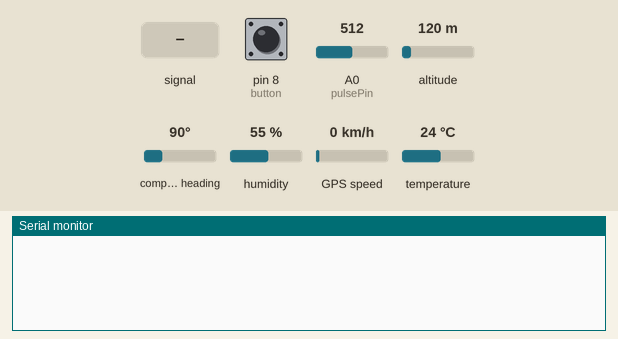
Simulated run of this sketch. Board: Arduino Uno, built with avr-gcc and run on an emulated ATmega328P. On the bench: the last lines printed to the serial monitor. The inputs (shaded band) are chosen by the test bench; at power-on: pin 8 (button) HIGH, humidity 55 %, A0 (pulsePin) = 512, altitude 120 m, compass heading 90°, GPS speed 0 km/h, temperature 24 °C. The GPS gets a fix after 3 s at 37.7749, -122.4194 with 8 satellites.

Above: at 1.2 s.
1.3 s: A0 (pulsePin) fed a 200 Hz sine of ±81 counts around its level
At 2.84 s:
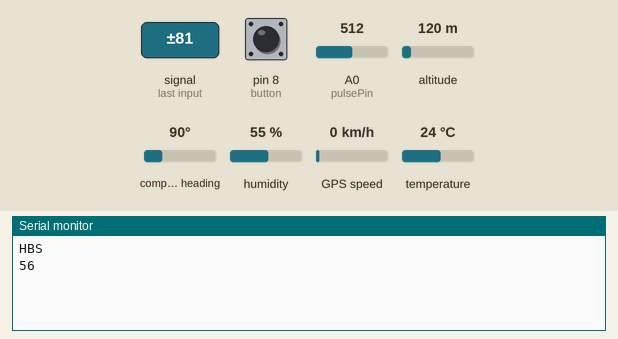
4.0 s: pin 8 (button) pulled LOW for 0.15 s
At 4.11 s:
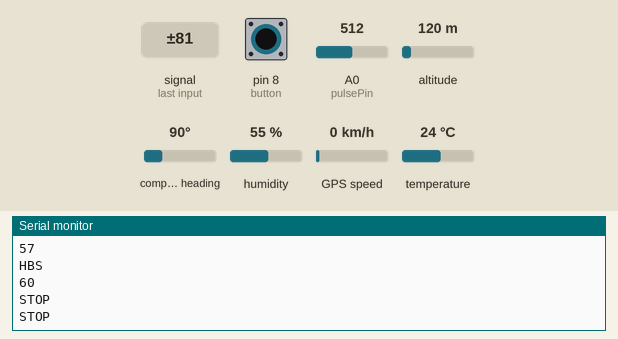
11.7 s: humidity set to 22 %
At 11.99 s:
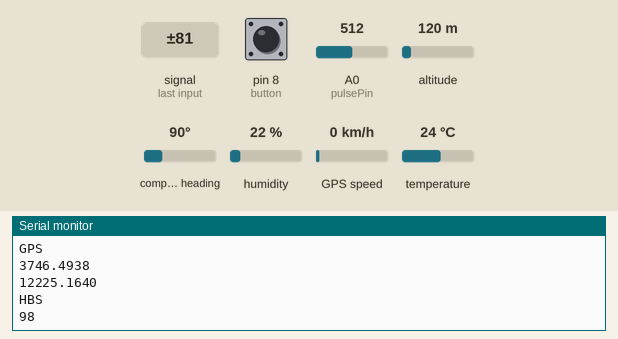
13.2 s: pin 8 (button) pulled LOW for 1 s
At 13.31 s:
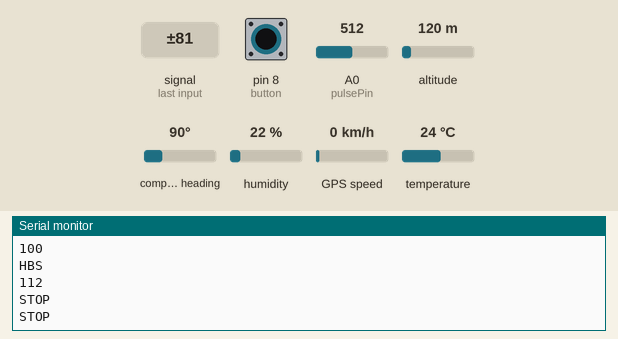
15.7 s: A0 (pulsePin) fed a 1000 Hz sine of ±255 counts around its level
Timing chart, 0 to 18.2 s (numbered marks = the images above; inputs shaded):
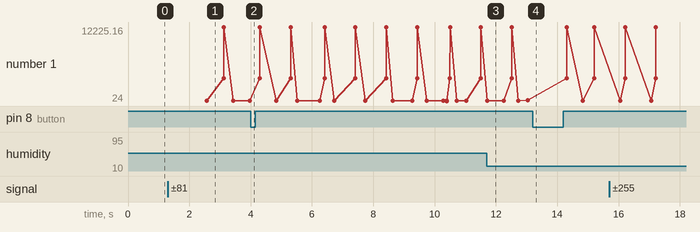

Measured:
- after the input at 1.3 s, the serial monitor: prints a new line after 1.2 s (image 1)
- after the input at 4.0 s, the serial monitor: prints a new line at once (image 2)
- after the input at 13.2 s, the serial monitor: prints a new line at once (image 4)

The sketch:

All_combined.ino
```cpp
#include <Adafruit_GPS.h>
#include <SoftwareSerial.h>
#include <DHT.h>
#define DHTPIN 6
#define DHTTYPE DHT11
DHT dht(DHTPIN, DHTTYPE);

//  VARIABLES
#define pulsePin 14                 // Pulse Sensor purple wire connected to analog pin 0

volatile int BPM;                   // used to hold the pulse rate
volatile int Signal;                // holds the incoming raw data
volatile int IBI = 600;             // holds the time between beats, must be seeded!
volatile boolean Pulse = false;     // true when pulse wave is high, false when it's low
volatile boolean QS = false;        // becomes true when Arduoino finds a beat.

SoftwareSerial mySerial(3, 2);

Adafruit_GPS GPS(&mySerial);

SIGNAL(TIMER0_COMPA_vect) {
  char c = GPS.read();
}
void setup()
{
  Serial.begin(115200);             // we agree to talk fast!
  GPSsetup();
  HBSsetup();
}

void GPSsetup(){
   GPS.begin(9600);
  // We use RMC (recommended minimum data) and GGA (Fix data)
  GPS.sendCommand(PMTK_SET_NMEA_OUTPUT_RMCGGA);

  // Set the update rate
  GPS.sendCommand(PMTK_SET_NMEA_UPDATE_1HZ);
  OCR0A = 0xAF;
  TIMSK0 |= _BV(OCIE0A);
  mySerial.println(PMTK_Q_RELEASE);
}

uint32_t timer_GPS = millis();
#define GPS_INTERVAL 1005 //the minimum time we want between the prints of a gps- coördinate
                         // it's a prime number to drastically decrease the change of overlapping with other timers

void read_GPS(){
  char c = GPS.read();
    if (GPS.newNMEAreceived()) {
    if (!GPS.parse(GPS.lastNMEA())){
      return;  // we can fail to parse a sentence in which case we should just wait for another
  }
}
  if(timer_GPS > millis()) timer_GPS = millis();
  if(millis()-timer_GPS < GPS_INTERVAL){ //We use timers to get all the sensordata so we can work asynchronously
    return;
  }
timer_GPS = millis();
if (GPS.fix) { //only print sensordata if the gps has a fix
Serial.println("GPS"); // print a key, so the arduino knows its the GPS
delay(100);
Serial.println(GPS.latitude,4);
Serial.println(GPS.longitude,4);
}
}

int button=8; //define the pin of the switchsensor
int sensorValue;
uint32_t timer_HUMI_TEMP = millis();
#define HUMI_TEMP_INTERVAL 10099 //the minimum time between the prints of temp_hump data
                                 //it's a prime number to drastically decrease the change of overlapping with other timers


void read_HUMI_TEMP(){
  if(timer_HUMI_TEMP > millis()) timer_HUMI_TEMP = millis();
  if(millis()-timer_HUMI_TEMP < HUMI_TEMP_INTERVAL){   //only print sensordata if the current interval is bigger then the wanted interval
    return;
  }
   timer_HUMI_TEMP = millis();
   Serial.println("TEMP"); //prints the key for temp_hump
   delay(100);
   Serial.println((float)dht.readHumidity(), 2);
   Serial.println((float)dht.readTemperature(), 2);
}


void loop()           // run over and over again
{

  sensorValue = digitalRead(button);
  if (sensorValue == LOW) {
    Serial.println("STOP");//prints the key when the user isn't collecting trips
    delay(100);
  }
    if (sensorValue == HIGH) { //print out all the sensordata is their timer is ok
      read_GPS();
      read_HUMI_TEMP();
      read_HBS();
   }
  }
```

HBS.ino
```cpp
void HBSsetup(){
}

volatile int rate[10];                    // array to hold last ten IBI values
volatile unsigned long lastBeatTime = 0;           // used to find IBI
volatile int P =512;                      // used to find peak in pulse wave, seeded
volatile int T = 512;                     // used to find trough in pulse wave, seeded
volatile int thresh = 512;                // used to find instant moment of heart beat, seeded
volatile int amp = 100;                   // used to hold amplitude of pulse waveform, seeded
volatile boolean firstBeat = true;        // used to seed rate array so we startup with reasonable BPM
volatile boolean secondBeat = false;      // used to seed rate array so we startup with reasonable BPM

uint32_t time_bpm = millis();
uint32_t HBS_interval = 107;  //the minimum interval between the prints of heart beat data
                                 //it's a prime number to drastically decrease the change of overlapping with other timers

void get_BPM(){
  Signal = analogRead(pulsePin);              // read the Pulse Sensor
  uint32_t interval;                          //defines the current interval
  if (time_bpm > millis()) time_bpm = millis();
  interval = millis() - time_bpm;

  if (interval < HBS_interval){   //only go through the function if the interval is bigger then the wanted interval
    return;
  }
  time_bpm = millis();                        // keep track of the time in mS with this variable
  int N = time_bpm - lastBeatTime;       // monitor the time since the last beat to avoid noise

    //  find the peak and trough of the pulse wave
  if(Signal < thresh && N > (IBI/5)*3){       // avoid dichrotic noise by waiting 3/5 of last IBI
    if (Signal < T){                        // T is the trough
      T = Signal;                         // keep track of lowest point in pulse wave
    }
  }

  if(Signal > thresh && Signal > P){          // thresh condition helps avoid noise
    P = Signal;                             // P is the peak
  }                                        // keep track of highest point in pulse wave

  //  NOW IT'S TIME TO LOOK FOR THE HEART BEAT
  // signal surges up in value every time there is a pulse
  if (N > 251){                                   // avoid high frequency noise£
    if ( (Signal > thresh) && (Pulse == false) && (N > (IBI/5)*3) ){
      Pulse = true;                               // set the Pulse flag when we think there is a pulse
      IBI = N ;                              // measure time between beats in mS
      lastBeatTime = time_bpm;               // keep track of time for next pulse

      if(secondBeat){                        // if this is the second beat, if secondBeat == TRUE
        secondBeat = false;                  // clear secondBeat flag
        for(int i=0; i<=9; i++){             // seed the running total to get a realisitic BPM at startup
          rate[i] = IBI;
        }
      }

      if(firstBeat){                         // if it's the first time we found a beat, if firstBeat == TRUE
        firstBeat = false;                   // clear firstBeat flag
        secondBeat = true;                   // set the second beat flag
        sei();                               // enable interrupts again
        return;                              // IBI value is unreliable so discard it
      }


      // keep a running total of the last 10 IBI values
      word runningTotal = 0;                  // clear the runningTotal variable

      for(int i=0; i<=8; i++){                // shift data in the rate array
        rate[i] = rate[i+1];                  // and drop the oldest IBI value
        runningTotal += rate[i];              // add up the 9 oldest IBI values
      }

      rate[9] = IBI;                          // add the latest IBI to the rate array
      runningTotal += rate[9];                // add the latest IBI to runningTotal
      runningTotal /= 10;                     // average the last 10 IBI values
      BPM = 60000/runningTotal;               // how many beats can fit into a minute? that's BPM!
      QS = true;                              // set Quantified Self flag
      // QS FLAG IS NOT CLEARED INSIDE THIS ISR
    }
  }

  if (Signal < thresh && Pulse == true){   // when the values are going down, the beat is over
    Pulse = false;                         // reset the Pulse flag so we can do it again
    amp = P - T;                           // get amplitude of the pulse wave
    thresh = amp/2 + T;                    // set thresh at 50% of the amplitude
    P = thresh;                            // reset these for next time
    T = thresh;
  }

  if (N > 2500){                           // if 2.5 seconds go by without a beat
    thresh = 512;                          // set thresh default
    P = 512;                               // set P default
    T = 512;                               // set T default
    lastBeatTime = time_bpm;          // bring the lastBeatTime up to date
    firstBeat = true;                      // set these to avoid noise
    secondBeat = false;                    // when we get the heartbeat back
  }
}

void read_HBS(){
  get_BPM();
  if (QS == true){                       // Quantified Self flag is true when arduino finds a heartbeat
  Serial.println("HBS");                //the key of the heartbeat sensor
  delay(100);
  Serial.println(BPM);
  QS = false;
}
}
```
